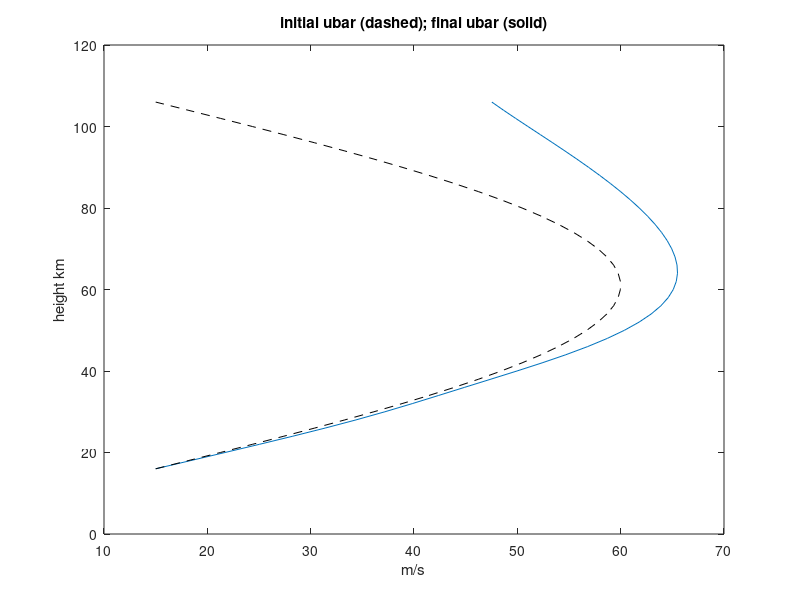
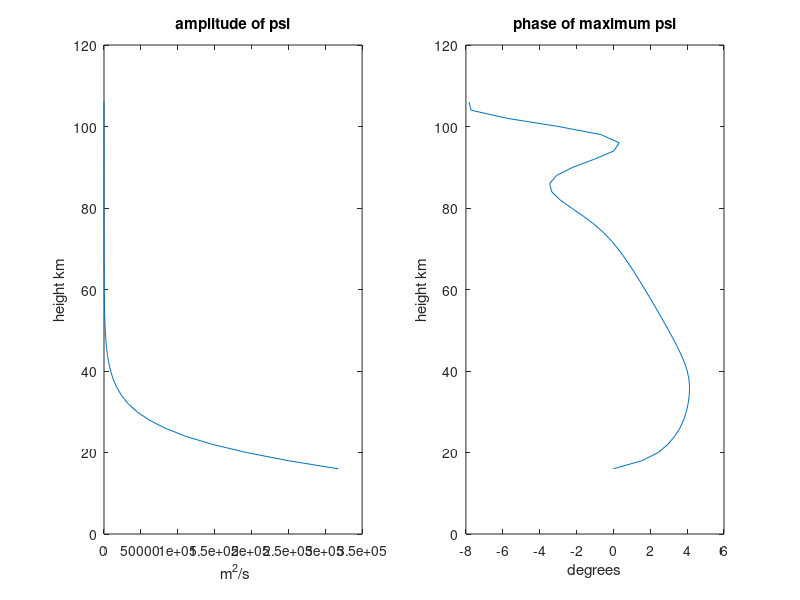
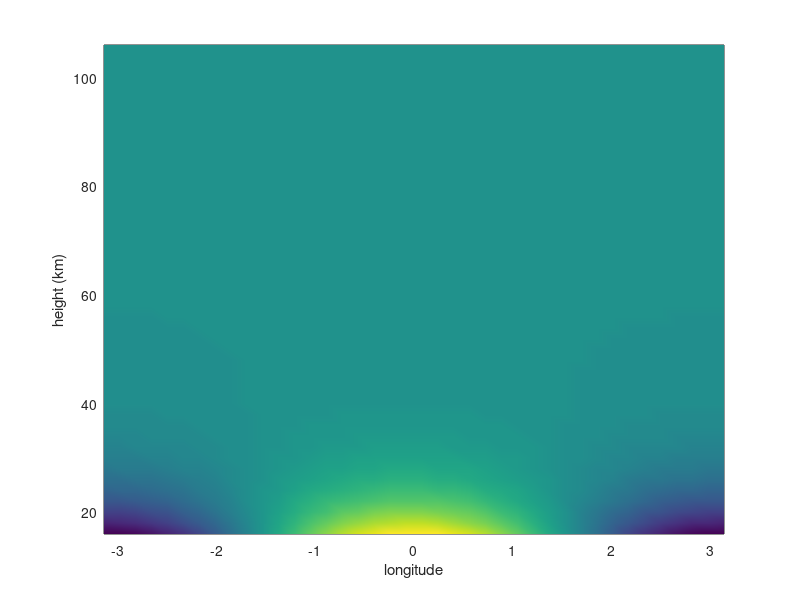

Source code (MATLAB) for these figures, in order: (Note: this script raises an error after producing the figures.)
% MATLAB file:  sudden_warming_model.m
% Quasi-geostrophic channel model for wave mean-flow interaction.
% Based on  Holton and Mass (1976) J. Atmos. Sci.
% Uses 3rd order Adam-Bashforth time defferencing.
% Forcing is specified in terms of lower boundary geopotential disturbance.
% Waves are stationary and have single meridional mode for this example.
% Wave disturbance psi0 specified at lower boundary at z = 16 km.
% This version includes rayleigh friction acting on mean wind
% and newtonian relaxation on mean wind and waves.
% Radiation condition on waves at top boundary.
% Gridpoint labelling starts with j=1 at z = dz= 18 km.
% Beta plane channel is centered at 60N with 60 degree width.
clear all
close all
% define  constants and parameters
nl = 46;                        % number of vertical gridpoints
ztop = 90.E3;                   % top boundary level (relative to 16 km)
nlm = nl -1;
rad = 6.37e6;                   % radius of earth
s = input('specify planetary wavenumber, (e. g., 1, 2, or 3)   s = ');
k = s/(rad*cos(pi/3));          % zonal wavenumber
l = 3/rad;                      % meridional wavenumber
hb= input('specify lower boundary height disturbance,(e. g., 200 m )   hb = ');
% setup grid and define basic state and forcing variables
time_end = input('specify integration time (at least 90 days), time_end =   ');
time_endsec = time_end*24*3600; % ending time in seconds
dz = ztop/nlm;
ubtime = zeros(nl,time_end);    % time series for mean wind
psitime = zeros(nl,time_end);   % time series for wave streamfunction
day = linspace(1,time_end,time_end);
z = linspace(dz, ztop, nlm);    % vertical prediction levels
sh = 7000;		                % density scale height
rho = exp(-z/sh);               % basic state density profile
rho2 = sqrt(rho);               % square root density
dt = 3600;                      % time step increment in seconds
dt12 = dt/12;
t = 0;                          % initial time
psi = zeros(size(z));           % initial wave field
alph = (1.5+tanh((z-19000)/7000))*1.e-6;      % radiative damping rate
dalph = 1.e-6*(sech((z-19000)/7000)).^2/7000; % d(alph)/dz
gamma = (1.+tanh((z-40000)/15000))*1.e-6; 
% 
dz2 = dz^2;
% Note that z=0 and z=ztop correspond to j = 0 and j = nlm
% upper boundary condition on psi is applied at z = ztop +dz.
%%%%%%%%%%%%%%%%%%%%%%%%%%%%%%%%%%%%%%%%%%%%%%%%%%%%%%%%%%%%%%%%%%%%%%%%%%%
% Change arguments in  functions below to vary bv and ubrad  profiles
%%%%%%%%%%%%%%%%%%%%%%%%%%%%%%%%%%%%%%%%%%%%%%%%%%%%%%%%%%%%%%%%%%%%%%%%%%%
% Define radiative equilibrium mean zonal wind profile, 
% ubrad, and the initial mean zonal wind ub.
ubrad0 = 0;
ubrad = ubrad0 + 2.e-3*z;
ub0 = 15;                         % lower boundary zonal wind
ub = ub0 + 45*cos(pi*(z*1.e-3-45)/90);
ubref = ub;
%  define buoyancy frequency squared  profile
bv = 4.e-4;		                  % stratospheric stability
FKn = zeros(size(z));             % vector for wave forcing at time n
FKn1 = FKn;                       % vector for wave forcing at time n-1
FKn2 = FKn;                       % vector for wave forcing at time n-2
FAn = FKn;                        % vector for mean forcing at time n
FAn1 = FKn;                       % vector for mean forcing at time n-1
FAn2 = FKn;                       % vector for mean forcing at time n-2
%%%%%%%   define other parameters 
cor = 1.46e-4*sin(pi/3);          % coriolis parameter for 60N
beta = 1.46e-4*cos(pi/3)/rad;     % beta effect
cobv = cor^2/bv;                  %  f^2/N^2
dzlc = dz2*l^2/cobv;
p = dalph./alph;                 
eps = 8/(3*pi);			          % weighting function  
K1 = bv*(k^2 + l^2)/cor^2;
lkeps  = l^2*k*eps/2;
sig = 2 +dz2/(4*sh^2)-p*dz2/(2*sh);
tau = 2.5e5;                      % lower boundary wave turn on time
%
%   Coefficient for tridiagonal solver
e = ones(nlm,1);
% Define the time independent tridiagonal matrices for wave and mean
% finite difference equations
%
Mk = 1 + p*dz/2;
Nk = 1-p*dz/2;
ujm = 1 + dz/(2*sh);
ujp = 1 - dz/(2*sh);
Mu = ujp+p*dz/2;
Nu = ujm -p*dz/2;
A1 = spdiags([ujm*e -2*e ujp*e], -1:1, nlm,nlm);            % for defining betae
A1(nlm,nlm) = A1(nlm,nlm) +ujp;
A2 = zeros(size(z));
Au = spdiags([ujm*e -(2+dzlc)*e  ujp* e], -1:1, nlm,nlm);   % for mean wind eq.
Au1 = spdiags([Nu'.*e -2*e  Mu'.* e], -1:1, nlm,nlm);       % for mean wind eq.
Au(nlm,nlm) = Au(nlm,nlm) +ujp;
Au1(nlm,nlm) = Au1(nlm,nlm) +Mu(nlm);
Au2 = zeros(size(z));
Au2(1) = Nu(1)*(ub0-ubrad0);
Au2(nlm) = -Mu(nlm)*(ubrad(nlm)-ubrad(nlm-1));
Dupsi = spdiags([e -2*e e], -1:1, nlm,nlm);
Dupsi2 = zeros(size(z));
%
% time integration by Adams-Bashforth 3rd order differencing
ntime = fix(time_endsec/dt);
% Begin time stepping
%%%%%%   Define betae at each time step
for n = 1:ntime
    A2(1) = ujm*ub0;           % sets dub/dz at lower boundary
    dub = A1*ub';
    betae = beta + eps*l^2*ub -cobv*eps/dz2*(dub' +A2);
    %%%%%%   Time stepping for the wave equation
    %
    QK = 1/(4*sh^2) +K1;
    B = dz2*QK;
    % define upper boundary radiation condition
    m2 = -QK + betae(nlm)/(cobv*eps*ub(nlm));
    imdz = i*2*dz*sqrt(m2);
    S1 = spdiags([Nk'.*e -sig'.*e Mk'.*e], -1:1, nlm,nlm);
    S1(nlm,nlm) = -sig(nlm) + imdz*Mk(nlm);  % modified upper boundary coefficient
    S1(nlm,nlm-1) = 2;
    Dupsi(nlm,nlm) = -(2 +imdz);             % modified upper boundary matrix
    %%%% Note that +imdz is needed in Dupsi because it operates on psi conjugate %%
    Dupsi(nlm,nlm-1) = 2;                    % modified upper boundary matrix
    S2  = zeros(size(z));                    % vector for  lower boundary condition
    psi0m = 9.8*hb/cor*(1-exp(-(t+dt)/tau));
    psi0 = 9.8*hb/cor*(1-exp(-t/tau));
    S2(1) = Nk(1)*psi0;
    MA = spdiags([e -(2+B.').*e  e], -1:1, nlm,nlm);
    MA(nlm,nlm) = -(2 +B) +imdz;
    MA(nlm,nlm-1) = 2;
    MA1 = zeros(size(z));
    MA2 = zeros(size(z));
    MA1(1) = (psi0 -psi0m);
    MA2(1) = psi0;
    FKn = (-i*k*(eps*ub'.*(MA*psi.'+MA2')+(dz2/cobv*betae.*psi).') - ...
        alph'.*(S1*psi.'+ S2')).'; 
    psimn = psi +(MA\(MA1.' + dt12*(23*FKn.' -16*FKn1.' +5*FKn2.'))).';
    FKn2 = FKn1;
    FKn1 = FKn;
    %  Next 2 lines define EP flux convergence for mean wind equation
    Dupsi2(1) = 9.8*hb/cor*(1-exp(-(t)/tau));
    Cu = lkeps./rho'.*imag(psi.'.*(Dupsi*psi'+Dupsi2'));
    psi = psimn;              %updates the  psi field
    %%%%%%%%%%%%  end of wave equation time step
    %%%%%%    time stepping for mean wind equation
    FAn = gamma*dzlc.*(ub)-alph.*(Au1*(ub-ubrad)'+Au2')' +Cu';
    ubm = ub+ dt12*(Au\(23*FAn' -16*FAn1' +5*FAn2'))';
    ub = ubm;                %updates the ub field
    FAn2 = FAn1;
    FAn1 = FAn;
    %%%%%%  end of mean wind time step
    t = t + dt;
    tt = t/(24*3600);
    if rem(tt,1) == 0;
        ubplot = [ub0 ub];
        psiplot = [psi0 abs(psi)./rho2]*cor/9.8;
        ubtime(:,tt) = ubplot';
        psitime(:,tt) = psiplot';
    end	
end;
disp('press any key to continue')
zplot = [16 16+z*1.e-3];
figure(1)
plot([ub0 ub],zplot,[ub0 ubref],zplot,'--k');
xlabel('m/s'), ylabel('height km')
title('initial ubar (dashed); final ubar (solid)')
pause
psiplot =[psi0 psi./rho2];
figure(2)
subplot(1,2,1), plot(abs(psiplot),zplot)
title('amplitude of psi'), xlabel(' m^2/s'), ylabel('height km');
PHASE = 180./pi* atan2(imag(psi),real(psi));
subplot(1,2,2), plot([0 PHASE],zplot)
title('phase of maximum psi'), xlabel('degrees'), ylabel('height km')
pause
%
%
%
%contour plot of stream function in x,z plane
xx = linspace(-pi,pi,40);
[x,yy] = meshgrid(xx,zplot);
% following statement creates matrix with psiplot values at each grid point
[x,psipr] = meshgrid(xx,psiplot);
figure(3)
%
psi_contour = real(psipr).*cos(x) -imag(psipr).*sin(x);
pcolor(x,yy,psi_contour)
xlabel('longitude'), ylabel('height (km)')
shading interp
colorbar('v')
title('stream funcition'),xlabel('kx (radians)'),ylabel('height km')
pause
figure(4)
plot(day,ubtime(10,:),day,ubtime(20,:),'--k')
xlabel('time (days)'), ylabel('velocity (m/s)')
title('ubar at 20 km (solid) and 40 km (dashed) in m/s')
[daygrd,yy] = meshgrid(day,zplot);
pause
figure(5)
subplot(2,1,1)
pcolor(daygrd,yy,ubtime)
ylabel('height (km)')
title('mean zonal wind (m/s)')
shading interp
hold on
contour(daygrd,yy,ubtime,15,'k')
colorbar('v')
subplot(2,1,2)
pcolor(daygrd,yy,psitime)
ylabel('height (km)'), xlabel( 'time (days)')
title('wave geopotential height (m)')
shading interp
hold on
contour(daygrd,yy,psitime,15,'k')
colorbar('v')

